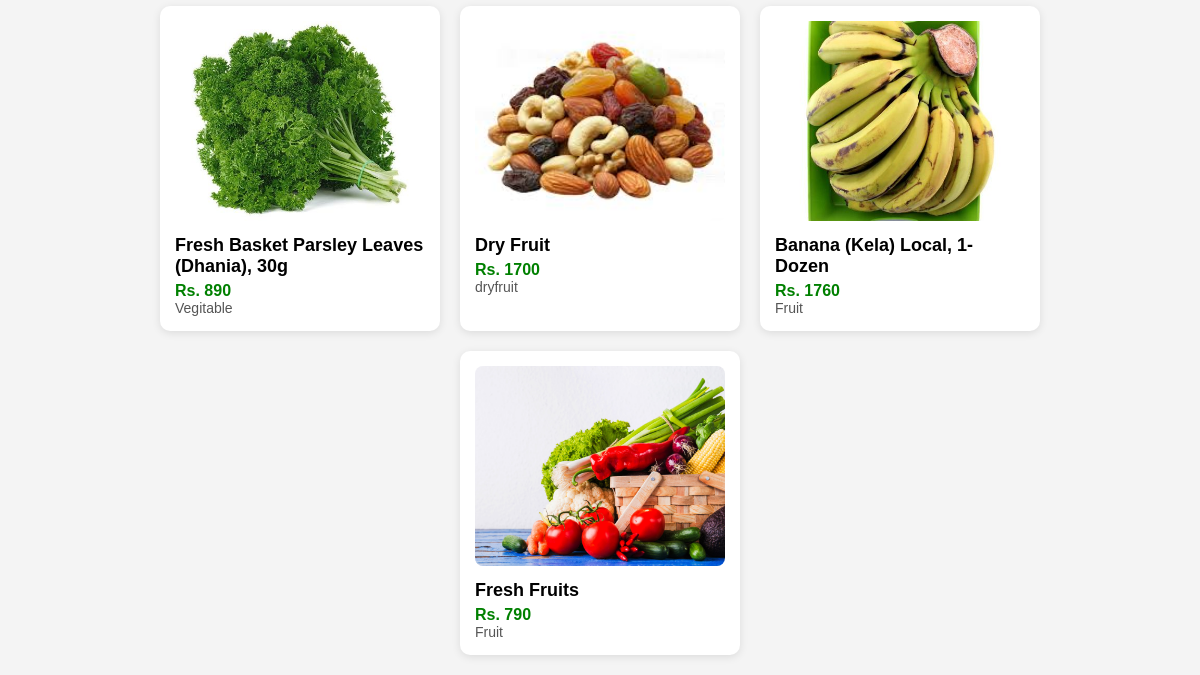
The page /product/ (lower part) on the database as committed earlier.
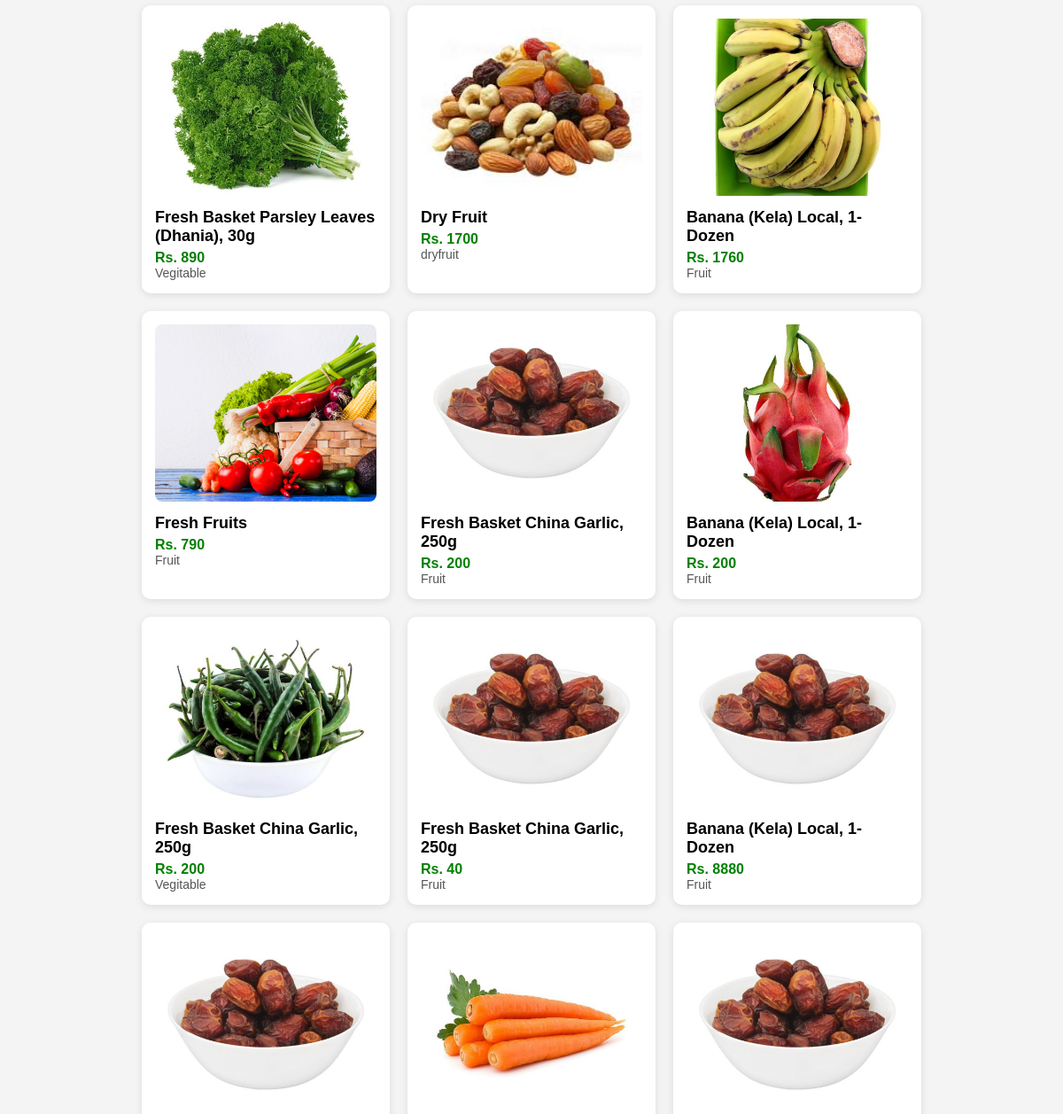
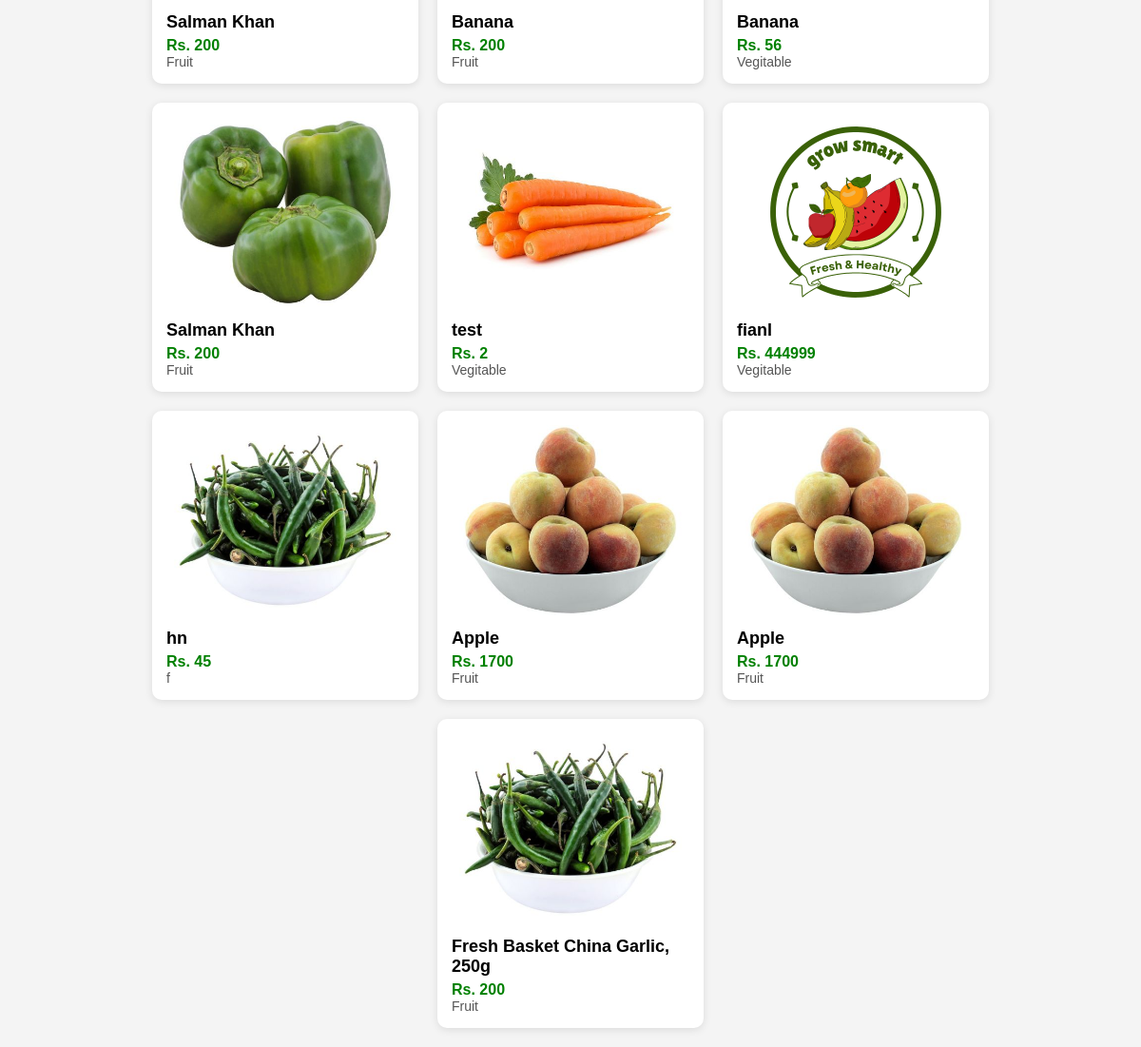
The same page on the database as committed later (2 pictures, top to bottom).
### home/models.py (models this page shows, shortened)
class Product(models.Model):
    name = models.CharField(max_length=50)
    desc = models.CharField(max_length=50)
    price = models.IntegerField()
    category = models.CharField(max_length=50, default='')
    subcategory = models.CharField(max_length=50, default='')
    image = models.ImageField(upload_to='product', default='')
    data=models.DateField()
    stock = models.IntegerField(default=None, blank=True, null=True)
    owner = models.ForeignKey(User, default=None, blank=True, null=True, on_delete=models.CASCADE)

### home/views.py (the view)
# urls.py: path('product/',views.pro,name='product'),
def pro(request):
      params={'product':Product.objects.all()}
      return render(request,'product.html',params)

### templates/product.html (shortened to what this page needs)
<!DOCTYPE html>
<html lang="en">
<head>
</head>
<body>
    <div class="product-container">
        {% for prod in product %}
      <div class="product-card" onclick="window.location.href='{% url 'productdisplay' prod.id %}'">
            <img src="{{prod.image.url}}" alt="{{ prod.name }}" class="product-image" >
            <div class="product-name">{{ prod.name }}</div>
            <div class="product-price">Rs. {{ prod.price }}</div>
            <div class="product-category">{{ prod.category }}</div>
        </div>
        {% endfor %}
    </div>
</body>
</html>

### templates/product.html (style rules this page uses)
body { font-family: Arial, sans-serif; background: #f4f4f4; margin: 0; padding: 20px; }
.product-container { display: flex; flex-wrap: wrap; gap: 20px; justify-content: center; }
.product-card { background: white; border-radius: 10px; box-shadow: 0 2px 8px rgba(0,0,0,0.1); width: 250px; padding: 15px; transition: transform 0.2s; cursor:pointer; }
.product-image { width: 100%; height: 200px; object-fit: cover; border-radius: 8px; }
.product-name { font-size: 18px; font-weight: bold; margin: 10px 0 5px; }
.product-price { color: green; font-weight: bold; }
.product-category { color: #555; font-size: 14px; }

Rows that differ between the two databases and show on the page:
added Product: image (picture), name "Fresh Basket China Garlic, 250g", price "200", category "Fruit"
added Product: image (picture), name "Banana (Kela) Local, 1-Dozen", price "200", category "Fruit"
added Product: image (picture), name "Fresh Basket China Garlic, 250g", price "200", category "Vegitable"
added Product: image (picture), name "Fresh Basket China Garlic, 250g", price "40", category "Fruit"
added Product: image (picture), name "Banana (Kela) Local, 1-Dozen", price "8880", category "Fruit"
added Product: image (picture), name "Salman Khan", price "200", category "Fruit"
added Product: image (picture), name "Banana", price "200", category "Fruit"
added Product: image (picture), name "Banana", price "56", category "Vegitable"
added Product: image (picture), name "Salman Khan", price "200", category "Fruit"
added Product: image (picture), name "test", price "2", category "Vegitable"
added Product: image (picture), name "fianl", price "444999", category "Vegitable"
added Product: image (picture), name "hn", price "45", category "f"
added Product: image (picture), name "Apple", price "1700", category "Fruit"
added Product: image (picture), name "Apple", price "1700", category "Fruit"
added Product: image (picture), name "Fresh Basket China Garlic, 250g", price "200", category "Fruit"
